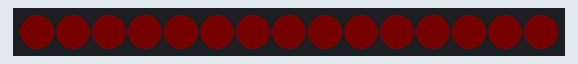
A program run on a simulated MicroPython board. Parts: 15 RGB LEDs in strip order, left to right. Dim RGB values are drawn brighter than linear.

Above: at 0.15 s.
At 39.61 s:
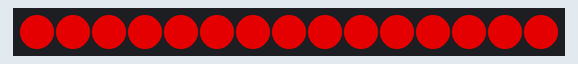

The program:

code.py
```python
#today has added an RGB light strip. Final code below.

# Imports
import time
from machine import Pin
from neopixel import NeoPixel

# Define the strip pin number (28) and number of LEDs (15)
strip = NeoPixel(Pin(28), 15)

# Variable for the fade speed
delay = 0.005

while True: # Run forever

    # Iterate from 1 to 255 in steps of 1
    for i in range(1,255,1):

        # Fill the strip using the iterated R value
        strip.fill((i,0,0))

        # Write the data to the LED strip
        strip.write()

        # Delay
        time.sleep(delay)

    # iterate from 255 to 1 in steps of -1
    for i in range(255,1,-1):

        # Fill the strip using the iterated R value
        strip.fill((i,0,0))

        # Write the data to the LED strip
        strip.write()

        # Delay
        time.sleep(delay)
```
